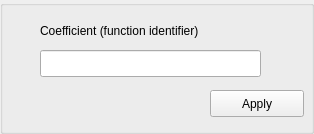
<?xml version="1.0" encoding="UTF-8"?>
<ui version="4.0">
 <class>Sp1NormView</class>
 <widget class="QGroupBox" name="Sp1NormView">
  <property name="geometry">
   <rect>
    <x>0</x>
    <y>0</y>
    <width>314</width>
    <height>134</height>
   </rect>
  </property>
  <property name="windowTitle">
   <string>GroupBox</string>
  </property>
  <property name="title">
   <string/>
  </property>
  <widget class="QLabel" name="label">
   <property name="geometry">
    <rect>
     <x>40</x>
     <y>20</y>
     <width>221</width>
     <height>21</height>
    </rect>
   </property>
   <property name="text">
    <string>Coefficient (function identifier)</string>
   </property>
  </widget>
  <widget class="QLineEdit" name="lineEdit">
   <property name="geometry">
    <rect>
     <x>40</x>
     <y>50</y>
     <width>221</width>
     <height>27</height>
    </rect>
   </property>
  </widget>
  <widget class="QPushButton" name="pushButton">
   <property name="geometry">
    <rect>
     <x>210</x>
     <y>90</y>
     <width>94</width>
     <height>27</height>
    </rect>
   </property>
   <property name="text">
    <string>Apply</string>
   </property>
  </widget>
 </widget>
 <resources/>
 <connections/>
</ui>
